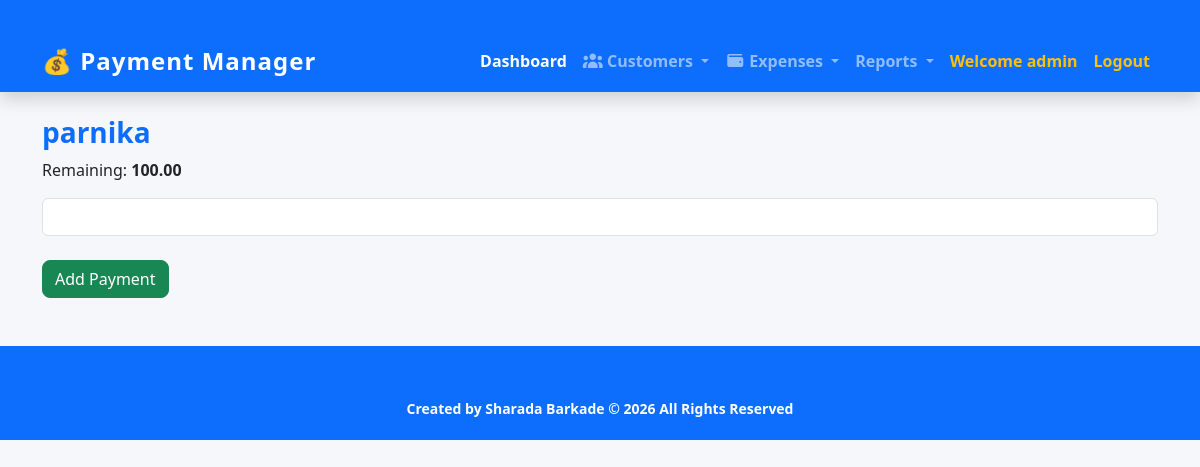
The page /update/2/ (signed in) on the database as committed earlier.
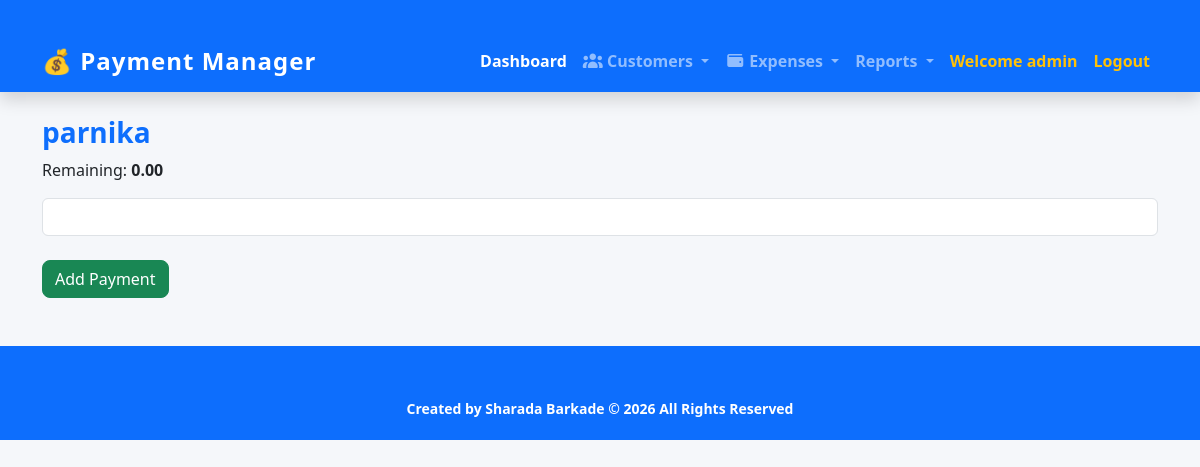
The same page on the database as committed later.
### customers/models.py (models this page shows, shortened)
class Customer(models.Model):
    name = models.CharField(max_length=100)
    tasks = models.TextField(blank=True)
    mobile = models.CharField(max_length=10,blank=True)
    total_fees = models.DecimalField(max_digits=10, decimal_places=2)
    received_payment = models.DecimalField(max_digits=10, decimal_places=2, default=0)
    @property
    def remaining_payment(self):
        return self.total_fees - self.received_payment

### customers/views.py (the view, shortened to what this page needs)
# urls.py: path('update/<int:pk>/', views.update_payment, name='update_payment'),
@login_required
def update_payment(request, pk):
    customer = get_object_or_404(Customer, id=pk)
    return render(
        request,
        'update_payment.html',
        {'customer': customer}
    )

### templates/update_payment.html (shortened to what this page needs)
{% extends 'base.html' %}
{% block content %}
<h3>{{ customer.name }}</h3>
<p>
Remaining:
<b>{{ customer.remaining_payment }}</b>
</p>
<form method="post">
    <input type="number"
           step="0.01"
           name="amount"
           class="form-control">
    <br>
    <button class="btn btn-success">
        Add Payment
    </button>
</form>
{% endblock %}

Rows that differ between the two databases and show on the page:
changed Customer "parnika": remaining_payment "100.00" → "0.00"
